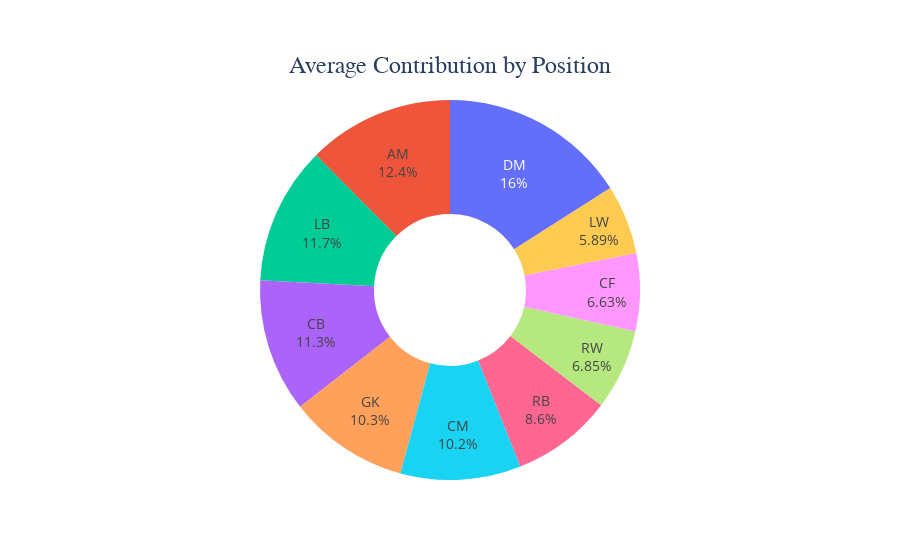

The code cell stored with this chart in its notebook:
### Markdown cell above
## 1. Donut Chart: Average Contribution by Position
The following chart represents the average contribution of each position to the team's performance, based on their normalised ratings.

Highlights which positions tend to perform better on average, showcasing the relative importance of each position to the team's success.

### Results:
- Defensive Midfielders (**DM**) contribute the most (16%) to the team's performance, indicating their role in balancing defense and attack.
- Attacking Midfielders (**AM**) follow with 12.4%, showcasing their importance in creating goal scoring opportunities and link up play.
- Centre Backs (**CB**) and Left Backs (**LB**) contribute significantly (around 11-12%) highlighting the strength of the defensive line, Right Backs (**RB**) didn't perform as well suggesting the right side might be weaker than the left - something teams may target when coming up against Oxford Utd.
- Forwards (**CF**, **LW**, **RW**) have relatively smaller contributions, reflecting a possible dependence on defensive and midfield roles for overall success.

### Code cell
average_contribution_per_position = df.groupby('Position')['normalised_rating'].mean().reset_index()    # Calculate average contribution per position
average_contribution_per_position = average_contribution_per_position.rename(columns={'normalised_rating': 'average_rating'})   # Rename column

fig = px.pie(   # Create a donut chart (pie chart becomes donut chart by using hole=0.4)
    average_contribution_per_position,
    names='Position',
    values='average_rating',
    title='Average Contribution by Position',
    hole=0.4  # Donut chart
)

fig.update_traces(textinfo='percent+label')  # Show percentage and label
fig.update_layout(
    title_font=dict(size=24, family='Arial'),
    title_x=0.5,  # Title centred
    title_y=0.9,
    font=dict(size=14),
    showlegend=False    # Hide legend
)

fig.show()

### Figure 1 — Plotly figure (JSON) as saved in the notebook; plotly's stock layout.template omitted (floating-point values rounded to 4 significant figures)
{"data": [{"domain": {"x": [0, 1], "y": [0, 1]}, "hole": 0.4, "hovertemplate": "Position=%{label}<br>average_rating=%{value}<extra></extra>", "labels": ["AM", "CB", "CF", "CM", "DM", "GK", "LB", "LW", "RB", "RW"], "legendgroup": "", "name": "", "showlegend": true, "textinfo": "percent+label", "type": "pie", "values": [5.417, 4.937, 2.887, 4.458, 6.958, 4.466, 5.109, 2.564, 3.744, 2.98]}], "layout": {"font": {"size": 14}, "legend": {"tracegroupgap": 0}, "showlegend": false, "title": {"font": {"family": "Arial", "size": 24}, "text": "Average Contribution by Position", "x": 0.5, "y": 0.9}}}
